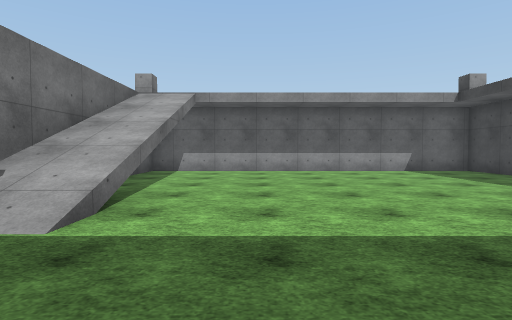
view 1 (above)

12 first-person views from a walk through a scene from a Unity 3-D project. The camera is 1.3 m above the floor, tilts 2° down and sees 80° across. The floor is counted in squares, 2 m on a side. Each view is taken from the middle of a square. On the plan, view 1 faces up. The plan holds only what a view shows up to about 10 squares ahead; the rest is blank. The place goes on beyond the plan. The player is left out. Surface patterns are stand-ins for the level's own textures.

view 2
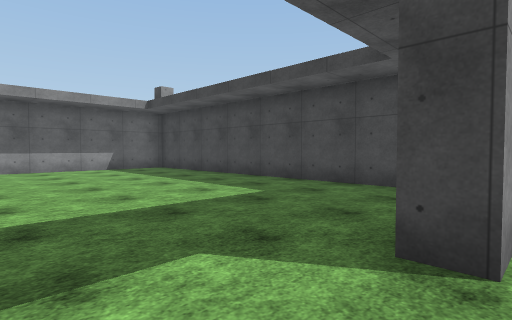

view 3
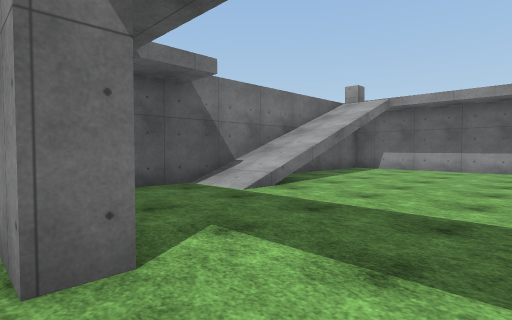

view 4
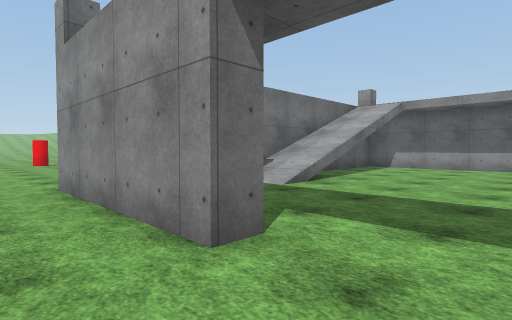

view 5
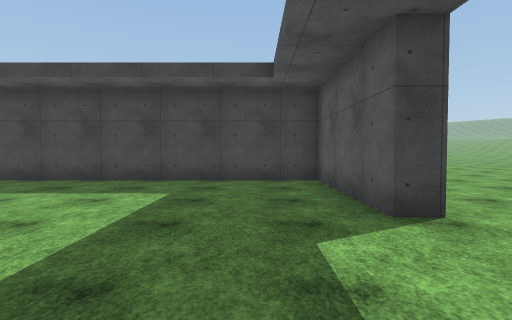

view 6
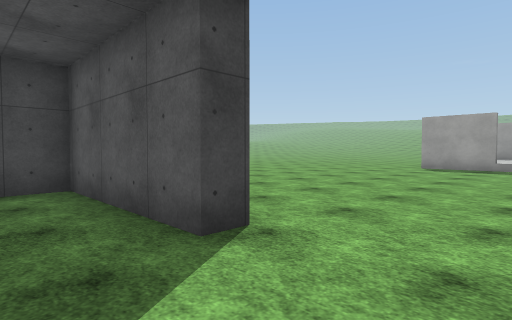

view 7
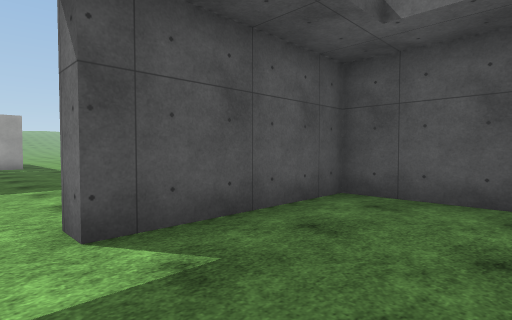

view 8
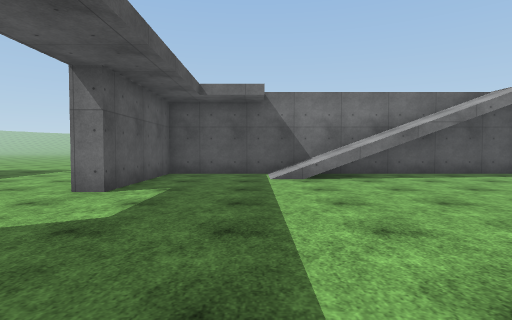

view 9
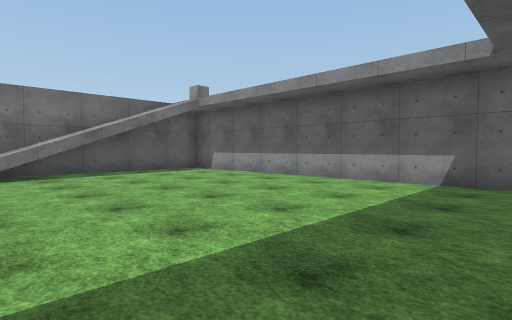

view 10
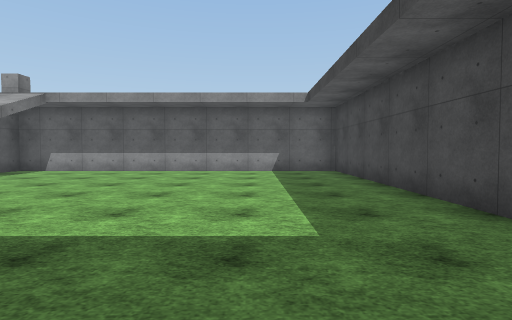

view 11
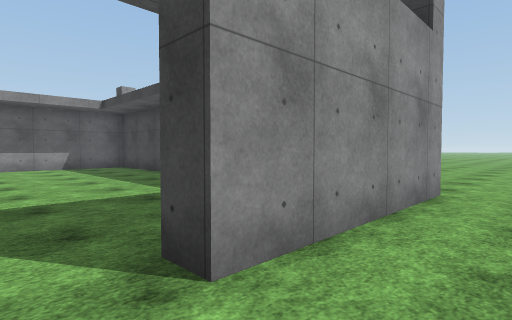

view 12
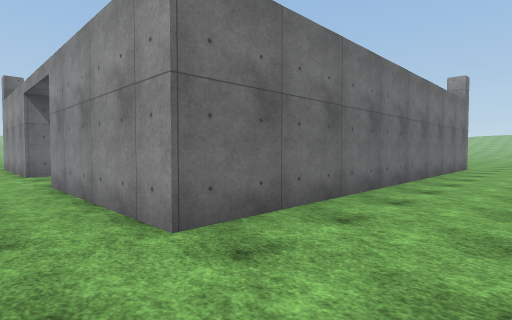

### Floor plan
Key: @ floor where view 1 was taken; # wall or solid block; . floor; / step, stairs or slope; H house.
Columns run from 10 left of view 1 to 14 right of it. Each row starts with its distance up from view 1.
 10                  ..
  9        ###########.
  8        #.........#.
  7        #.........#.
  6        #.........#.
  5        #/........#.
  4        #/........#.
  3        #/........#..
  2        #.........#..
  1        #.........#..
  0 .....  #..@.....##.......
 -1 .......####..####........
 -2        .............
 -3        ...........
 -4      ..............
 -5      ... .. ........
 -6      ..  .. .........
 -7          .. ...... ..
 -8          .. .....
 -9          .. ....
-10          HH .HH

Positions as (right, up) in squares from view 1, and headings:
1: (0, 0), facing up
2: (1, -1), facing up-right
3: (2, -1), facing up-left
4: (2, -2), facing up-left
5: (0, 1), facing right
6: (1, 1), facing down-right
7: (1, 2), facing down-left
8: (5, 2), facing left
9: (6, 3), facing up-left
10: (4, 0), facing up
11: (2, -2), facing up-right
12: (9, -2), facing up-left
